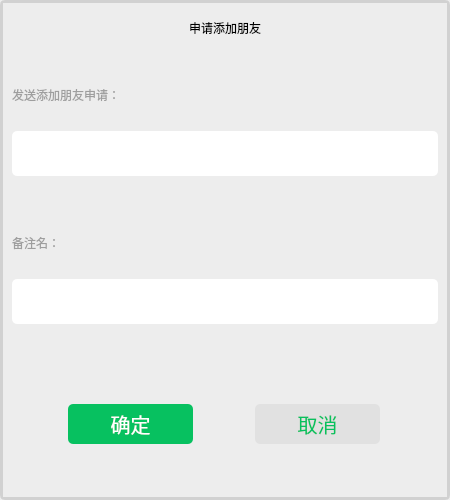
<?xml version="1.0" encoding="UTF-8"?>
<ui version="4.0">
 <class>AddFriendDlg</class>
 <widget class="QWidget" name="AddFriendDlg">
  <property name="geometry">
   <rect>
    <x>0</x>
    <y>0</y>
    <width>450</width>
    <height>500</height>
   </rect>
  </property>
  <property name="minimumSize">
   <size>
    <width>450</width>
    <height>500</height>
   </size>
  </property>
  <property name="windowTitle">
   <string>Form</string>
  </property>
  <property name="styleSheet">
   <string notr="true">*{
	background-color: rgb(237, 237, 237);
}
#widget_5{
	border-radius:5px;
	border:3px solid rgb(209, 209, 209)
}
QLabel{
	color: rgb(158, 158, 158);
}
QPushButton{
	border-radius:5px;
}
QLineEdit{
	background-color: rgb(255, 255, 255);
	border-radius:5px;
	border:none;
}
#but_ack{
	color: rgb(255, 255, 255);
	background-color: rgb(7, 193, 96);
	font:20px;
}
#but_ack:hover{
	color: rgb(255, 255, 255);
	background-color: rgb(56, 205, 127);
	font:20px;
}
#but_cancel{
	background-color: rgb(225, 225, 225);
	font:20px;
	color: rgb(7, 193, 96);
}
#but_cancel:hover{
	background-color: rgb(203, 203, 203);
	font:20px;
	color: rgb(7, 193, 96);
}
#label_title{
	color: rgb(0, 0, 0);
}</string>
  </property>
  <layout class="QVBoxLayout" name="verticalLayout_6">
   <property name="spacing">
    <number>0</number>
   </property>
   <property name="leftMargin">
    <number>0</number>
   </property>
   <property name="topMargin">
    <number>0</number>
   </property>
   <property name="rightMargin">
    <number>0</number>
   </property>
   <property name="bottomMargin">
    <number>0</number>
   </property>
   <item>
    <widget class="QWidget" name="widget_5" native="true">
     <layout class="QVBoxLayout" name="verticalLayout_5">
      <property name="spacing">
       <number>3</number>
      </property>
      <property name="leftMargin">
       <number>3</number>
      </property>
      <property name="topMargin">
       <number>3</number>
      </property>
      <property name="rightMargin">
       <number>3</number>
      </property>
      <property name="bottomMargin">
       <number>3</number>
      </property>
      <item>
       <widget class="QWidget" name="widget" native="true">
        <property name="maximumSize">
         <size>
          <width>16777215</width>
          <height>50</height>
         </size>
        </property>
        <layout class="QHBoxLayout" name="horizontalLayout">
         <property name="spacing">
          <number>0</number>
         </property>
         <property name="leftMargin">
          <number>0</number>
         </property>
         <property name="topMargin">
          <number>0</number>
         </property>
         <property name="rightMargin">
          <number>0</number>
         </property>
         <property name="bottomMargin">
          <number>0</number>
         </property>
         <item>
          <widget class="QLabel" name="label_title">
           <property name="maximumSize">
            <size>
             <width>16777215</width>
             <height>9999999</height>
            </size>
           </property>
           <property name="text">
            <string>申请添加朋友</string>
           </property>
           <property name="alignment">
            <set>Qt::AlignCenter</set>
           </property>
          </widget>
         </item>
        </layout>
       </widget>
      </item>
      <item>
       <widget class="QWidget" name="widget_2" native="true">
        <layout class="QVBoxLayout" name="verticalLayout">
         <item>
          <widget class="QLabel" name="label_2">
           <property name="maximumSize">
            <size>
             <width>16777215</width>
             <height>30</height>
            </size>
           </property>
           <property name="text">
            <string>发送添加朋友申请：</string>
           </property>
          </widget>
         </item>
         <item>
          <widget class="QLineEdit" name="lineEdit_request">
           <property name="minimumSize">
            <size>
             <width>0</width>
             <height>45</height>
            </size>
           </property>
           <property name="maximumSize">
            <size>
             <width>16777215</width>
             <height>16777215</height>
            </size>
           </property>
          </widget>
         </item>
        </layout>
       </widget>
      </item>
      <item>
       <widget class="QWidget" name="widget_3" native="true">
        <layout class="QVBoxLayout" name="verticalLayout_2">
         <item>
          <widget class="QLabel" name="label_3">
           <property name="maximumSize">
            <size>
             <width>16777215</width>
             <height>30</height>
            </size>
           </property>
           <property name="text">
            <string>备注名：</string>
           </property>
          </widget>
         </item>
         <item>
          <widget class="QLineEdit" name="lineEdit_remark">
           <property name="minimumSize">
            <size>
             <width>0</width>
             <height>45</height>
            </size>
           </property>
          </widget>
         </item>
        </layout>
       </widget>
      </item>
      <item>
       <widget class="QWidget" name="widget_4" native="true">
        <layout class="QHBoxLayout" name="horizontalLayout_2">
         <item>
          <widget class="QPushButton" name="but_ack">
           <property name="minimumSize">
            <size>
             <width>125</width>
             <height>40</height>
            </size>
           </property>
           <property name="maximumSize">
            <size>
             <width>125</width>
             <height>40</height>
            </size>
           </property>
           <property name="cursor">
            <cursorShape>PointingHandCursor</cursorShape>
           </property>
           <property name="text">
            <string>确定</string>
           </property>
          </widget>
         </item>
         <item>
          <widget class="QPushButton" name="but_cancel">
           <property name="minimumSize">
            <size>
             <width>125</width>
             <height>40</height>
            </size>
           </property>
           <property name="maximumSize">
            <size>
             <width>125</width>
             <height>40</height>
            </size>
           </property>
           <property name="cursor">
            <cursorShape>PointingHandCursor</cursorShape>
           </property>
           <property name="text">
            <string>取消</string>
           </property>
          </widget>
         </item>
        </layout>
       </widget>
      </item>
     </layout>
    </widget>
   </item>
  </layout>
 </widget>
 <resources/>
 <connections/>
</ui>
